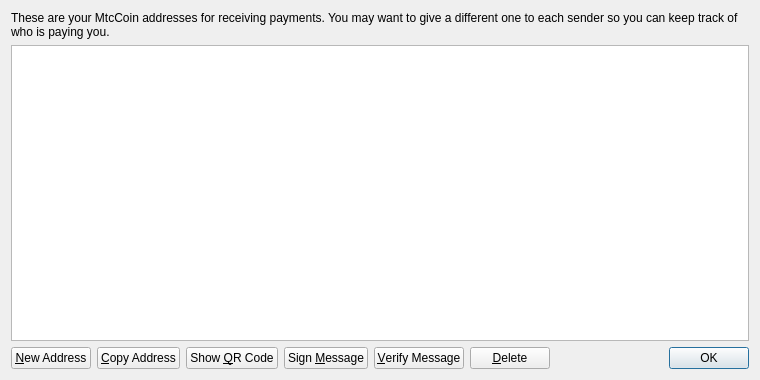
<?xml version="1.0" encoding="UTF-8"?>
<ui version="4.0">
 <class>AddressBookPage</class>
 <widget class="QWidget" name="AddressBookPage">
  <property name="geometry">
   <rect>
    <x>0</x>
    <y>0</y>
    <width>760</width>
    <height>380</height>
   </rect>
  </property>
  <property name="windowTitle">
   <string>Address Book</string>
  </property>
  <layout class="QVBoxLayout" name="verticalLayout">
   <item>
    <widget class="QLabel" name="labelExplanation">
     <property name="text">
      <string>These are your MtcCoin addresses for receiving payments. You may want to give a different one to each sender so you can keep track of who is paying you.</string>
     </property>
     <property name="textFormat">
      <enum>Qt::PlainText</enum>
     </property>
     <property name="wordWrap">
      <bool>true</bool>
     </property>
    </widget>
   </item>
   <item>
    <widget class="QTableView" name="tableView">
     <property name="contextMenuPolicy">
      <enum>Qt::CustomContextMenu</enum>
     </property>
     <property name="toolTip">
      <string>Double-click to edit address or label</string>
     </property>
     <property name="tabKeyNavigation">
      <bool>false</bool>
     </property>
     <property name="alternatingRowColors">
      <bool>true</bool>
     </property>
     <property name="selectionMode">
      <enum>QAbstractItemView::SingleSelection</enum>
     </property>
     <property name="selectionBehavior">
      <enum>QAbstractItemView::SelectRows</enum>
     </property>
     <property name="sortingEnabled">
      <bool>true</bool>
     </property>
     <attribute name="verticalHeaderVisible">
      <bool>false</bool>
     </attribute>
    </widget>
   </item>
   <item>
    <layout class="QHBoxLayout" name="horizontalLayout">
     <item>
      <widget class="QPushButton" name="newAddressButton">
       <property name="toolTip">
        <string>Create a new address</string>
       </property>
       <property name="text">
        <string>&amp;New Address</string>
       </property>
       <property name="icon">
        <iconset resource="../bitcoin.qrc">
         <normaloff>:/icons/add</normaloff>:/icons/add</iconset>
       </property>
      </widget>
     </item>
     <item>
      <widget class="QPushButton" name="copyToClipboard">
       <property name="toolTip">
        <string>Copy the currently selected address to the system clipboard</string>
       </property>
       <property name="text">
        <string>&amp;Copy Address</string>
       </property>
       <property name="icon">
        <iconset resource="../bitcoin.qrc">
         <normaloff>:/icons/editcopy</normaloff>:/icons/editcopy</iconset>
       </property>
      </widget>
     </item>
     <item>
      <widget class="QPushButton" name="showQRCode">
       <property name="text">
        <string>Show &amp;QR Code</string>
       </property>
       <property name="icon">
        <iconset resource="../bitcoin.qrc">
         <normaloff>:/icons/qrcode</normaloff>:/icons/qrcode</iconset>
       </property>
      </widget>
     </item>
     <item>
      <widget class="QPushButton" name="signMessage">
       <property name="toolTip">
        <string>Sign a message to prove you own a MtcCoin address</string>
       </property>
       <property name="text">
        <string>Sign &amp;Message</string>
       </property>
       <property name="icon">
        <iconset resource="../bitcoin.qrc">
         <normaloff>:/icons/edit</normaloff>:/icons/edit</iconset>
       </property>
      </widget>
     </item>
     <item>
      <widget class="QPushButton" name="verifyMessage">
       <property name="toolTip">
        <string>Verify a message to ensure it was signed with a specified MtcCoin address</string>
       </property>
       <property name="text">
        <string>&amp;Verify Message</string>
       </property>
       <property name="icon">
        <iconset resource="../bitcoin.qrc">
         <normaloff>:/icons/transaction_0</normaloff>:/icons/transaction_0</iconset>
       </property>
      </widget>
     </item>
     <item>
      <widget class="QPushButton" name="deleteButton">
       <property name="toolTip">
        <string>Delete the currently selected address from the list</string>
       </property>
       <property name="text">
        <string>&amp;Delete</string>
       </property>
       <property name="icon">
        <iconset resource="../bitcoin.qrc">
         <normaloff>:/icons/remove</normaloff>:/icons/remove</iconset>
       </property>
      </widget>
     </item>
     <item>
      <spacer name="horizontalSpacer">
       <property name="orientation">
        <enum>Qt::Horizontal</enum>
       </property>
       <property name="sizeHint" stdset="0">
        <size>
         <width>40</width>
         <height>20</height>
        </size>
       </property>
      </spacer>
     </item>
     <item>
      <widget class="QDialogButtonBox" name="buttonBox">
       <property name="sizePolicy">
        <sizepolicy hsizetype="Maximum" vsizetype="Fixed">
         <horstretch>0</horstretch>
         <verstretch>0</verstretch>
        </sizepolicy>
       </property>
       <property name="standardButtons">
        <set>QDialogButtonBox::Ok</set>
       </property>
      </widget>
     </item>
    </layout>
   </item>
  </layout>
 </widget>
 <resources>
  <include location="../bitcoin.qrc"/>
 </resources>
 <connections/>
</ui>
